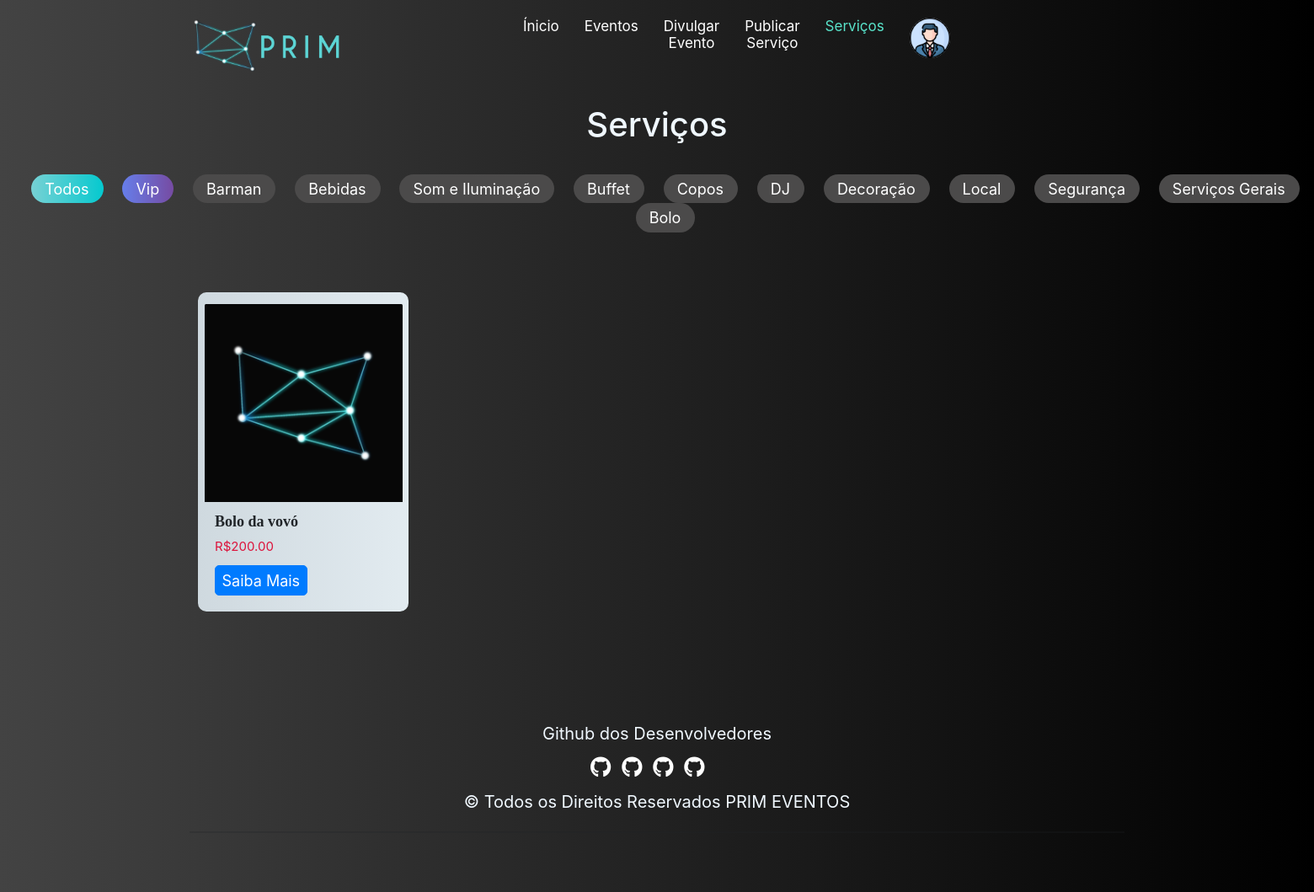
/Serviços.php?filtro=12 (signed in), run on the app's committed database.
### tables this page shows
CREATE TABLE IF NOT EXISTS SERVICO(
	ID_SERVICO int NOT NULL AUTO_INCREMENT,
	TITULO_SERVICO varchar(30) NOT NULL,
	DESCRICAO_SERVICO varchar(315),
	LOCALIZACAO_SERVICO char(9) NOT NULL,
	TELEFONE_SERVICO varchar(16) NOT NULL,
	PRECO_SERVICO decimal(7,2) NOT NULL,
	TAXA_SERVICO decimal(5,2) NOT NULL,
	EMAIL_USER varchar(50) NOT NULL,
	ID_CATEGORIA_SERVICO int NOT NULL,
	CONSTRAINT PK_SERVICO PRIMARY KEY (ID_SERVICO),
	CONSTRAINT FK_SERVICO_USUARIO FOREIGN KEY (EMAIL_USER) REFERENCES USUARIO (EMAIL_USER),
	CONSTRAINT FK_SERVICO_CATEGORIA_SERVICO FOREIGN KEY (ID_CATEGORIA_SERVICO) REFERENCES CATEGORIA_SERVICO (ID_CATEGORIA_SERVICO)
)DEFAULT CHARSET=UTF8;

### Serviços.php (the view, shortened to what this page needs)
<?php
include('Backend/conexao.php');
$filtro = isset($_GET['filtro'])?$_GET['filtro']:"";
$SQL = "SELECT TITULO_SERVICO,PRECO_SERVICO,ID_SERVICO FROM SERVICO WHERE ID_CATEGORIA_SERVICO LIKE '$filtro' ORDER BY ID_SERVICO DESC";
$consulta = mysqli_query($conexao, $SQL);
?>
<!DOCTYPE html>
<html lang="en">
<head>
  <link rel="stylesheet" href="style.css">
  <link href="https://cdn.jsdelivr.net/npm/bootstrap@5.0.0/dist/css/bootstrap.min.css" rel="stylesheet">
  <link href="https://cdn.jsdelivr.net/npm/bootstrap@5.0.0-beta3/dist/css/bootstrap.min.css" rel="stylesheet">
  <link href="//maxcdn.bootstrapcdn.com/bootstrap/3.3.0/css/bootstrap.min.css" rel="stylesheet" id="bootstrap-css">
  <link href="//maxcdn.bootstrapcdn.com/bootstrap/4.0.0/css/bootstrap.min.css" rel="stylesheet" id="bootstrap-css">
  <link href="/your-path-to-fontawesome/css/fontawesome.css" rel="stylesheet">
  <link href="/your-path-to-fontawesome/css/brands.css" rel="stylesheet">
  <link href="/your-path-to-fontawesome/css/solid.css" rel="stylesheet">
</head>
<body>
  <div class="container">
    <div class="row">
      <div class="col-4 col-md-2 col-lg-0">
        <img src="Imgs/LogoFULL.png" class="logo">
      </div>
      <div class="col-6 col-md-6 col-sm-6 col-lg-6 menu_area">
        <nav class="navbar navbar-expand-lg ">
          <ul class="navbar-nav me-auto mb-6 mb-lg-0">
            <li class="nav-item">
              <a class="nav-link" href="Prim.php">Ínicio</a>
            </li>
            <li class="nav-item">
              <a class="nav-link" href="Eventos.php">Eventos</a>
            </li>
            <li class="nav-item">
              <a class="nav-link" href="publicarE.php">Divulgar Evento</a>
            </li>
            <li class="nav-item">
              <a class="nav-link" href="publicarS.php">Publicar Serviço</a>
            </li>
            <li class="nav-item">
              <a class="nav-link active" href="Serviços.php">Serviços</a>
            </li>
            <div class="float-right">
              <ul class="navbar-nav align-items-center  ml-auto ml-md-0 ">
                <li class="nav-item dropdown">
                  <a class="nav-link pr-0" href="#" role="button" data-toggle="dropdown" aria-haspopup="true" aria-expanded="false">
                    <div class="media align-items-center">
                      <span class="avatar avatar-sm rounded-circle">
                        <img alt="Image placeholder" src="Imgs/user.png">
                      </span>
                      <div class="media-body  ml-2  d-none d-lg-block">
                      </div>
                    </div>
                  </a>
                </li>
              </ul>
            </div>
      </div>
    </div>
  </div>
  <div>
    <h1 style="font-size:40px;text-align:center;color:aliceblue;"> Serviços
    </h1>
  </div> <br><br>
  <div class="container-fluid">
    <div class="row align-items-start ">
      <div class="text-center">
      <div class="busca" style="margin-bottom:40px;">
        <form method="get">
        <button value="%%" name="filtro" type="submit" style="  margin-top: 0px; background: linear-gradient(90deg, #77d1d4 0%, #05c9cf 100%);" class="btn btn-outline-danger">Todos</button>
        <button value="1" name="filtro" type="submit" style="   background: linear-gradient(90deg, #667EEA 0%, #764BA2 100%);"  class="btn btn-outline-primary"  class="btn btn-outline-danger">Vip</button>
        <button value="2" name="filtro" type="submit" class="btn btn-outline-info">Barman </button>
        <button value="3" name="filtro" type="submit" class="btn btn-outline-info">Bebidas</button>
        <button value="4" name="filtro" type="submit" class="btn btn-outline-info">Som e Iluminação</button>
        <button value="5" name="filtro" type="submit" class="btn btn-outline-info">Buffet</button>
        <button value="6" name="filtro" type="submit" class="btn btn-outline-info">Copos</button>
        <button value="7" name="filtro" type="submit" class="btn btn-outline-info">DJ</button>
        <button value="8" name="filtro" type="submit" class="btn btn-outline-info">Decoração</button>
        <button value="9" name="filtro" type="submit" class="btn btn-outline-info">Local</button>
        <button value="10" name="filtro" type="submit" class="btn btn-outline-info">Segurança</button>
        <button value="11" name="filtro" type="submit" class="btn btn-outline-info">Serviços Gerais</button>
        <button value="12" name="filtro" type="submit" class="btn btn-outline-info">Bolo</button>
        </form>
      </div>
      </div>
    </div>
  </div>
  <br><br>
  <div class="container">
    <div class="row align-items-start">
      <div class="col-12 busca">
      </div>
    </div>
  </div>
  <div class="container">
    <div class="row align-items-start">
      <?php while ($mostraServico = mysqli_fetch_array($consulta)) { ?>
        <div class="card2" style="width: 25rem; margin-bottom:20px; margin-right:7%">
          <img src="Imgs/Card.jpg" class="card-img-top" alt="...">
          <div class="card-body">
            <h5 class="card-title"><Strong> <?php print "$mostraServico[0]"; ?></Strong></h5>
            <p class="card-text">R$<?php print "$mostraServico[1]"; ?></p>
            <form method="post" action="ServicoD.php" >
                <button  value="<?php echo $mostraServico[2]?>" name="servic" type="submit" class="btn btn-primary">Saiba Mais</button>
            </form>
          </div>
        </div>
      <?php } ?>
    </div>
  </div>
  <section id="footer">
    <div class="container">
    <div class="text-center">
      <div class="row">
             <p >Github dos Desenvolvedores</p>
          <ul class="list-unstyled list-inline social text-center">
            <li class="list-inline-item"><a href="https://github.com/RBGoriginal"><i class="fa fa-github"></i></a></li>
            <li class="list-inline-item"><a href="https://github.com/Marcojrr12"><i class="fa fa-github"></i></a></li>
            <li class="list-inline-item"><a href="https://github.com/pedr0santos"><i class="fa fa-github"></i></a></li>
            <li class="list-inline-item"><a href="https://github.com/iagolanaa"><i class="fa fa-github"></i></a></li>
          </ul> <p >© Todos os Direitos Reservados PRIM EVENTOS</p>
        </div>
        <hr>
      </div>
  </section>
</body>
</html>

### style.css (style rules this page uses)
body { background: linear-gradient(90deg, #434343 0%, #202020 100%); }
.menu_area ul li a { color: white; text-decoration: none; font-size: 17px; margin-right: 20px; }
.menu_area { margin-right: 10px; margin-top: 25px; text-align: center; float: right; margin-left: auto; margin-right: auto; }
.logo { max-width: 220px; margin-left: auto; }
.navbar-nav .active { color: rgba(89, 227, 202, 1); }
.busca button { margin-left: 20px; background-color: #4b4a4a; color: white; font-size: 2px; border: none; padding-left: 16px; padding-right: 17px; border-radius: 40px!important ; }
.card2 { margin-top: 20px; margin-left: 25px; padding: 6px; border-radius: 50px; background: linear-gradient(90deg, #CFD9DF 0%, #E2EBF0 100%); }
.card2 h5 { font-size:18px ; }
.card2 p { font-size:15px ; }
.card2 img { margin-top: 30px; }
section { padding: 60px 0; }
#footer { background: linear-gradient(90deg, #434343 0%, #000000 100%) !important; margin-top: 50px; }
#footer a { color: #ffffff; text-decoration: none !important; background-color: transparent; -webkit-text-decoration-skip: objects; }
#footer ul.social li { padding: 3px 0; }
#footer ul.social li a i { margin-right: 5px; font-size:25px; -webkit-transition: .5s all ease; -moz-transition: .5s all ease; transition: .5s all ease; }
#footer ul.social li a, #footer ul.quick-links li a { color:#ffffff; }
.btn-primary { color: #fff; background: linear-gradient(90deg, #00CDAC 0%, #8DDAD5 100%); border-color:linear-gradient(90deg, #00CDAC 0%, #8DDAD5 100%); border-radius: 8px; }
body { background: linear-gradient(90deg, #434343 0%, #000000 100%); }
.card2 { margin-top: 45px; border-radius: 10px; background: linear-gradient(90deg, #CFD9DF 0%, #E2EBF0 100%); }
.card2 img { margin-top: 8px; }
h1 { color: aliceblue; }
p { color: aliceblue; }
.card-text { color: crimson; }
.avatar img { width: 100%; }
img { vertical-align: middle; border-style: none; }
.avatar-sm { font-size: .875rem; width: 36px; height: 36px; }
.avatar { font-size: 1rem; display: inline-flex; width: 48px; height: 48px; color: #fff; border-radius: .375rem; background-color: #adb5bd; align-items: center; justify-content: center; }
span { color: #434343; }
.container-fluid { width: 100%; padding-right: 15px; padding-left: 15px; margin-right: auto; margin-left: auto; }
*, *::before, *::after { -webkit-box-sizing: border-box; box-sizing: border-box; }
div { display: block; }
input, textarea, button { padding: 8px 15px; border-radius: 5px !important; margin: 5px 0px; box-sizing: border-box; border: 1px solid #ccc; font-size: 18px !important; font-weight: 300 }
p { font-size: 20px; }
strong { font-family: Swis721_B; }

### data on the page
servico: TITULO_SERVICO "Bolo da vovó", PRECO_SERVICO "200.00", $mostraServico[2] 4 (drawn)
